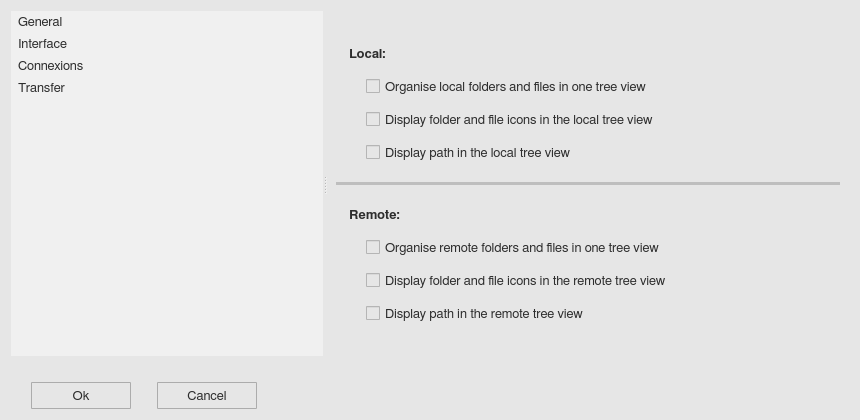
<?xml version="1.0" encoding="UTF-8"?>
<ui version="4.0">
 <class>optionWindow</class>
 <widget class="QWidget" name="optionWindow">
  <property name="geometry">
   <rect>
    <x>0</x>
    <y>0</y>
    <width>860</width>
    <height>420</height>
   </rect>
  </property>
  <property name="minimumSize">
   <size>
    <width>0</width>
    <height>0</height>
   </size>
  </property>
  <property name="maximumSize">
   <size>
    <width>16777215</width>
    <height>16777215</height>
   </size>
  </property>
  <property name="font">
   <font>
    <family>FreeSans</family>
    <pointsize>10</pointsize>
    <weight>50</weight>
    <bold>false</bold>
    <stylestrategy>PreferAntialias</stylestrategy>
    <kerning>true</kerning>
   </font>
  </property>
  <property name="windowTitle">
   <string>Options</string>
  </property>
  <property name="windowIcon">
   <iconset>
    <normaloff>icons/option_icon.svg</normaloff>icons/option_icon.svg</iconset>
  </property>
  <property name="styleSheet">
   <string notr="true">QWidget {
	background-color: rgb(230,230,230);
}</string>
  </property>
  <layout class="QGridLayout" name="gridLayout_2">
   <item row="0" column="0">
    <widget class="QSplitter" name="splitter">
     <property name="orientation">
      <enum>Qt::Horizontal</enum>
     </property>
     <widget class="QListWidget" name="variable_list">
      <property name="enabled">
       <bool>true</bool>
      </property>
      <property name="minimumSize">
       <size>
        <width>0</width>
        <height>0</height>
       </size>
      </property>
      <property name="maximumSize">
       <size>
        <width>16777215</width>
        <height>16777215</height>
       </size>
      </property>
      <property name="font">
       <font>
        <family>FreeSans</family>
        <pointsize>10</pointsize>
        <weight>50</weight>
        <bold>false</bold>
        <stylestrategy>PreferAntialias</stylestrategy>
        <kerning>true</kerning>
       </font>
      </property>
      <property name="focusPolicy">
       <enum>Qt::NoFocus</enum>
      </property>
      <property name="styleSheet">
       <string notr="true">QListWidget {
	border-radius: 0px;
	background-color:  rgb(240, 240, 240);
	color: rgb(45,45,45);
}

QListWidget:disabled {
	background-color:  rgb(200,200,200);
    color: rgb(45,45,45);
}

QListView::item {
	border: 0px solid rgb(240,240,240);
	border-radius: 3px;
    padding: 1px 1px 1px 1px;
    margin: 3px 3px 3px 3px;
}

QListView::item:selected {
	border: 0px solid rgb(240,240,240);
	border-radius: 3px;
}

QListView::item:selected:!active {
	background: rgb(200,200,200);
}

QListView::item:selected:active {
	background: rgb(200,200,200);
}

QListView::item:hover {
	background: rgb(230,230,230);
	border-radius: 3px;
}

QScrollBar:vertical {
  border: 1px solid white;
  background-color: rgb(240, 240, 240);
  width: 20px;
  margin: 21px 0px 21px 0px;
}

QScrollBar:horizontal {
  border: 1px solid white;
  background-color: rgb(240, 240, 240);
  height: 20px;
  margin: 0px 21px 0px 21px;
}

QScrollBar::handle:vertical {
  background-color: rgb(205, 205, 205);
  min-height: 25px;
}

QScrollBar:handle:vertical:hover {
  background-color: rgb(166, 166, 166);
}

QScrollBar:handle:vertical:pressed {
  background-color: rgb(96, 96, 96);
}

QScrollBar::handle:horizontal {
  background-color: rgb(205, 205, 205);
  min-width: 25px;
}

QScrollBar:handle:horizontal:hover {
  background-color: rgb(166, 166, 166);
}

QScrollBar:handle:horizontal:pressed {
  background-color: rgb(96, 96, 96);
}

QScrollBar::add-line:vertical {
  border-top: 1px solid rgb(240,240,240);
  border-left: 1px solid white;
  border-right: 1px solid white;
  border-bottom: 1px solid white;
  background-color: rgb(240, 240, 240);
  height: 20px;
  subcontrol-position: bottom;
  subcontrol-origin: margin;
  border-bottom-right-radius: 0px;
}

QScrollBar::add-line:vertical:hover {
  background-color: rgb(218, 218, 218);
}

QScrollBar::add-line:vertical:pressed {
  background-color: rgb(96, 96, 96);
}

QScrollBar::sub-line:vertical {
  border-top: 1px solid white;
  border-left: 1px solid white;
  border-right: 1px solid white;
  border-bottom: 1px solid rgb(240,240,240);
  background-color: rgb(240, 240, 240);
  height: 20px;
  subcontrol-position: top;
  subcontrol-origin: margin;
  border-top-right-radius: 0px;
}

QScrollBar::sub-line:vertical:hover {
  background-color: rgb(218, 218, 218);
}

QScrollBar::sub-line:vertical:pressed {
  background-color: rgb(96, 96, 96);
}

QScrollBar::up-arrow:vertical {
  image: url(icons/up_arrow_icon.svg); 
  width: 16px;
  height: 16px;
}

QScrollBar::up-arrow:vertical:pressed {
  right: -1px;
  bottom: -1px;
}

QScrollBar::down-arrow:vertical {
  image: url(icons/down_arrow_icon.svg); 
  width: 16px;
  height: 16px;
}

QScrollBar::down-arrow:vertical:pressed {
  right: -1px;
  bottom: -1px;
}

QScrollBar::add-line:horizontal {
  border-top: 1px solid white;
  border-left: 1px solid rgb(240,240,240);
  border-right: 1px solid white;
  border-bottom: 1px solid white;
  background-color: rgb(240, 240, 240);
  width: 20px;
  subcontrol-position: right;
  subcontrol-origin: margin;
  border-bottom-right-radius: 0px;
}

QScrollBar::add-line:horizontal:hover {
  background-color: rgb(218, 218, 218);
}

QScrollBar::add-line:horizontal:pressed {
  background-color: rgb(96, 96, 96);
}

QScrollBar::sub-line:horizontal {
  border-top: 1px solid white;
  border-left: 1px solid white;
  border-right: 1px solid rgb(240,240,240);
  border-bottom: 1px solid white;
  background-color: rgb(240, 240, 240);
  width: 20px;
  subcontrol-position: left;
  subcontrol-origin: margin;
border-bottom-left-radius: 0px;
}

QScrollBar::sub-line:horizontal:hover {
  background-color: rgb(218, 218, 218);
}

QScrollBar::sub-line:horizontal:pressed {
  background-color: rgb(96, 96, 96);
}

QScrollBar::left-arrow:horizontal {
  image: url(icons/left_arrow_icon.svg); 
  width: 16px;
  height: 16px;
}

QScrollBar::left-arrow:horizontal:pressed {
  right: -1px;
  bottom: -1px;
}

QScrollBar::right-arrow:horizontal {
  image: url(icons/right_arrow_icon.svg); 
  width: 16px;
  height: 16px;
}

QScrollBar::right-arrow:horizontal:pressed {
  right: -1px;
  bottom: -1px;
}</string>
      </property>
      <property name="frameShape">
       <enum>QFrame::NoFrame</enum>
      </property>
      <property name="sizeAdjustPolicy">
       <enum>QAbstractScrollArea::AdjustIgnored</enum>
      </property>
      <property name="selectionMode">
       <enum>QAbstractItemView::SingleSelection</enum>
      </property>
      <item>
       <property name="text">
        <string>General</string>
       </property>
      </item>
      <item>
       <property name="text">
        <string>Interface</string>
       </property>
      </item>
      <item>
       <property name="text">
        <string>Connexions</string>
       </property>
      </item>
      <item>
       <property name="text">
        <string>Transfer</string>
       </property>
      </item>
     </widget>
     <widget class="QScrollArea" name="option_scroll_area">
      <property name="styleSheet">
       <string notr="true">QScrollArea { background: transparent; }

QScrollArea &gt; QWidget &gt; QWidget { background: transparent; }

QScrollBar:vertical {
  border: 1px solid white;
  background-color: rgb(240, 240, 240);
  width: 20px;
  margin: 21px 0px 21px 0px;
}

QScrollBar:horizontal {
  border: 1px solid white;
  background-color: rgb(240, 240, 240);
  height: 20px;
  margin: 0px 21px 0px 21px;
}

QScrollBar::handle:vertical {
  background-color: rgb(205, 205, 205);
  min-height: 25px;
}

QScrollBar:handle:vertical:hover {
  background-color: rgb(166, 166, 166);
}

QScrollBar:handle:vertical:pressed {
  background-color: rgb(96, 96, 96);
}

QScrollBar::handle:horizontal {
  background-color: rgb(205, 205, 205);
  min-width: 25px;
}

QScrollBar:handle:horizontal:hover {
  background-color: rgb(166, 166, 166);
}

QScrollBar:handle:horizontal:pressed {
  background-color: rgb(96, 96, 96);
}

QScrollBar::add-line:vertical {
  border-top: 1px solid rgb(240,240,240);
  border-left: 1px solid white;
  border-right: 1px solid white;
  border-bottom: 1px solid white;
  background-color: rgb(240, 240, 240);
  height: 20px;
  subcontrol-position: bottom;
  subcontrol-origin: margin;
  border-bottom-right-radius: 0px;
}

QScrollBar::add-line:vertical:hover {
  background-color: rgb(218, 218, 218);
}

QScrollBar::add-line:vertical:pressed {
  background-color: rgb(96, 96, 96);
}

QScrollBar::sub-line:vertical {
  border-top: 1px solid white;
  border-left: 1px solid white;
  border-right: 1px solid white;
  border-bottom: 1px solid rgb(240,240,240);
  background-color: rgb(240, 240, 240);
  height: 20px;
  subcontrol-position: top;
  subcontrol-origin: margin;
  border-top-right-radius: 0px;
}

QScrollBar::sub-line:vertical:hover {
  background-color: rgb(218, 218, 218);
}

QScrollBar::sub-line:vertical:pressed {
  background-color: rgb(96, 96, 96);
}

QScrollBar::up-arrow:vertical {
  image: url(icons/up_arrow_icon.svg); 
  width: 16px;
  height: 16px;
}

QScrollBar::up-arrow:vertical:pressed {
  right: -1px;
  bottom: -1px;
}

QScrollBar::down-arrow:vertical {
  image: url(icons/down_arrow_icon.svg); 
  width: 16px;
  height: 16px;
}

QScrollBar::down-arrow:vertical:pressed {
  right: -1px;
  bottom: -1px;
}

QScrollBar::add-line:horizontal {
  border-top: 1px solid white;
  border-left: 1px solid rgb(240,240,240);
  border-right: 1px solid white;
  border-bottom: 1px solid white;
  background-color: rgb(240, 240, 240);
  width: 20px;
  subcontrol-position: right;
  subcontrol-origin: margin;
  border-bottom-right-radius: 0px;
}

QScrollBar::add-line:horizontal:hover {
  background-color: rgb(218, 218, 218);
}

QScrollBar::add-line:horizontal:pressed {
  background-color: rgb(96, 96, 96);
}

QScrollBar::sub-line:horizontal {
  border-top: 1px solid white;
  border-left: 1px solid white;
  border-right: 1px solid rgb(240,240,240);
  border-bottom: 1px solid white;
  background-color: rgb(240, 240, 240);
  width: 20px;
  subcontrol-position: left;
  subcontrol-origin: margin;
border-bottom-left-radius: 0px;
}

QScrollBar::sub-line:horizontal:hover {
  background-color: rgb(218, 218, 218);
}

QScrollBar::sub-line:horizontal:pressed {
  background-color: rgb(96, 96, 96);
}

QScrollBar::left-arrow:horizontal {
  image: url(icons/left_arrow_icon.svg); 
  width: 16px;
  height: 16px;
}

QScrollBar::left-arrow:horizontal:pressed {
  right: -1px;
  bottom: -1px;
}

QScrollBar::right-arrow:horizontal {
  image: url(icons/right_arrow_icon.svg); 
  width: 16px;
  height: 16px;
}

QScrollBar::right-arrow:horizontal:pressed {
  right: -1px;
  bottom: -1px;
}</string>
      </property>
      <property name="frameShape">
       <enum>QFrame::NoFrame</enum>
      </property>
      <property name="widgetResizable">
       <bool>true</bool>
      </property>
      <widget class="QWidget" name="scrollAreaWidgetContents_2">
       <property name="geometry">
        <rect>
         <x>0</x>
         <y>0</y>
         <width>605</width>
         <height>347</height>
        </rect>
       </property>
       <layout class="QGridLayout" name="gridLayout">
        <item row="0" column="0">
         <layout class="QVBoxLayout" name="ow_vertical_layout">
          <item>
           <layout class="QHBoxLayout" name="horizontalLayout_4">
            <item>
             <widget class="QLabel" name="ow_label_6">
              <property name="minimumSize">
               <size>
                <width>0</width>
                <height>27</height>
               </size>
              </property>
              <property name="maximumSize">
               <size>
                <width>16777215</width>
                <height>27</height>
               </size>
              </property>
              <property name="font">
               <font>
                <family>FreeSans</family>
                <pointsize>10</pointsize>
                <weight>75</weight>
                <bold>true</bold>
                <stylestrategy>PreferAntialias</stylestrategy>
                <kerning>true</kerning>
               </font>
              </property>
              <property name="styleSheet">
               <string notr="true">QLabel {
    color: rgb(45,45,45);
    margin-left: 10px;
}</string>
              </property>
              <property name="text">
               <string>Local:</string>
              </property>
              <property name="alignment">
               <set>Qt::AlignLeading|Qt::AlignLeft|Qt::AlignVCenter</set>
              </property>
             </widget>
            </item>
            <item>
             <spacer name="horizontalSpacer">
              <property name="orientation">
               <enum>Qt::Horizontal</enum>
              </property>
              <property name="sizeHint" stdset="0">
               <size>
                <width>40</width>
                <height>20</height>
               </size>
              </property>
             </spacer>
            </item>
           </layout>
          </item>
          <item>
           <layout class="QHBoxLayout" name="horizontalLayout_8">
            <item>
             <spacer name="horizontalSpacer_8">
              <property name="orientation">
               <enum>Qt::Horizontal</enum>
              </property>
              <property name="sizeType">
               <enum>QSizePolicy::Fixed</enum>
              </property>
              <property name="sizeHint" stdset="0">
               <size>
                <width>30</width>
                <height>20</height>
               </size>
              </property>
             </spacer>
            </item>
            <item>
             <layout class="QGridLayout" name="gridLayout_3">
              <item row="0" column="0">
               <widget class="QCheckBox" name="ow_checkbox_2">
                <property name="minimumSize">
                 <size>
                  <width>0</width>
                  <height>27</height>
                 </size>
                </property>
                <property name="maximumSize">
                 <size>
                  <width>16777215</width>
                  <height>27</height>
                 </size>
                </property>
                <property name="font">
                 <font>
                  <family>FreeSans</family>
                  <pointsize>10</pointsize>
                  <stylestrategy>PreferAntialias</stylestrategy>
                  <kerning>true</kerning>
                 </font>
                </property>
                <property name="styleSheet">
                 <string notr="true">QCheckBox {
    color: rgb(45,45,45);
}</string>
                </property>
                <property name="text">
                 <string>Organise local folders and files in one tree view</string>
                </property>
               </widget>
              </item>
              <item row="0" column="1">
               <widget class="QToolButton" name="ow_infoButton_7">
                <property name="maximumSize">
                 <size>
                  <width>27</width>
                  <height>27</height>
                 </size>
                </property>
                <property name="styleSheet">
                 <string notr="true">QToolButton {
	border: 1px solid transparent;
	background-color: transparent;
	width: 27px;
	height: 27px;
}

QToolButton:flat {
	border: none;
}</string>
                </property>
                <property name="text">
                 <string/>
                </property>
                <property name="icon">
                 <iconset>
                  <normaloff>icons/info_icon.svg</normaloff>icons/info_icon.svg</iconset>
                </property>
                <property name="iconSize">
                 <size>
                  <width>23</width>
                  <height>23</height>
                 </size>
                </property>
                <property name="autoRaise">
                 <bool>false</bool>
                </property>
               </widget>
              </item>
              <item row="1" column="0">
               <widget class="QCheckBox" name="ow_checkbox_4">
                <property name="minimumSize">
                 <size>
                  <width>0</width>
                  <height>27</height>
                 </size>
                </property>
                <property name="maximumSize">
                 <size>
                  <width>16777215</width>
                  <height>27</height>
                 </size>
                </property>
                <property name="font">
                 <font>
                  <family>FreeSans</family>
                  <pointsize>10</pointsize>
                  <stylestrategy>PreferAntialias</stylestrategy>
                  <kerning>true</kerning>
                 </font>
                </property>
                <property name="styleSheet">
                 <string notr="true">QCheckBox {
    color: rgb(45,45,45);
}</string>
                </property>
                <property name="text">
                 <string>Display folder and file icons in the local tree view</string>
                </property>
               </widget>
              </item>
              <item row="1" column="1">
               <widget class="QToolButton" name="ow_infoButton_8">
                <property name="maximumSize">
                 <size>
                  <width>27</width>
                  <height>27</height>
                 </size>
                </property>
                <property name="styleSheet">
                 <string notr="true">QToolButton {
	border: 1px solid transparent;
	background-color: transparent;
	width: 27px;
	height: 27px;
}

QToolButton:flat {
	border: none;
}</string>
                </property>
                <property name="text">
                 <string/>
                </property>
                <property name="icon">
                 <iconset>
                  <normaloff>icons/info_icon.svg</normaloff>icons/info_icon.svg</iconset>
                </property>
                <property name="iconSize">
                 <size>
                  <width>23</width>
                  <height>23</height>
                 </size>
                </property>
                <property name="autoRaise">
                 <bool>false</bool>
                </property>
               </widget>
              </item>
              <item row="2" column="0">
               <widget class="QCheckBox" name="ow_checkbox_6">
                <property name="minimumSize">
                 <size>
                  <width>0</width>
                  <height>27</height>
                 </size>
                </property>
                <property name="maximumSize">
                 <size>
                  <width>16777215</width>
                  <height>27</height>
                 </size>
                </property>
                <property name="font">
                 <font>
                  <family>FreeSans</family>
                  <pointsize>10</pointsize>
                  <stylestrategy>PreferAntialias</stylestrategy>
                  <kerning>true</kerning>
                 </font>
                </property>
                <property name="styleSheet">
                 <string notr="true">QCheckBox {
    color: rgb(45,45,45);
}</string>
                </property>
                <property name="text">
                 <string>Display path in the local tree view</string>
                </property>
               </widget>
              </item>
              <item row="2" column="1">
               <widget class="QToolButton" name="ow_infoButton_9">
                <property name="maximumSize">
                 <size>
                  <width>27</width>
                  <height>27</height>
                 </size>
                </property>
                <property name="styleSheet">
                 <string notr="true">QToolButton {
	border: 1px solid transparent;
	background-color: transparent;
	width: 27px;
	height: 27px;
}

QToolButton:flat {
	border: none;
}</string>
                </property>
                <property name="text">
                 <string/>
                </property>
                <property name="icon">
                 <iconset>
                  <normaloff>icons/info_icon.svg</normaloff>icons/info_icon.svg</iconset>
                </property>
                <property name="iconSize">
                 <size>
                  <width>23</width>
                  <height>23</height>
                 </size>
                </property>
                <property name="autoRaise">
                 <bool>false</bool>
                </property>
               </widget>
              </item>
             </layout>
            </item>
            <item>
             <spacer name="horizontalSpacer_13">
              <property name="orientation">
               <enum>Qt::Horizontal</enum>
              </property>
              <property name="sizeHint" stdset="0">
               <size>
                <width>40</width>
                <height>20</height>
               </size>
              </property>
             </spacer>
            </item>
           </layout>
          </item>
          <item>
           <layout class="QVBoxLayout" name="verticalLayout_3">
            <item>
             <spacer name="verticalSpacer_8">
              <property name="orientation">
               <enum>Qt::Vertical</enum>
              </property>
              <property name="sizeType">
               <enum>QSizePolicy::Fixed</enum>
              </property>
              <property name="sizeHint" stdset="0">
               <size>
                <width>14</width>
                <height>10</height>
               </size>
              </property>
             </spacer>
            </item>
            <item>
             <widget class="Line" name="line_4">
              <property name="styleSheet">
               <string notr="true">QFrame {
    background: rgb(190,190,190);
    height: 5px;
    border: 0px solid black;
}</string>
              </property>
              <property name="orientation">
               <enum>Qt::Horizontal</enum>
              </property>
             </widget>
            </item>
            <item>
             <spacer name="verticalSpacer_9">
              <property name="orientation">
               <enum>Qt::Vertical</enum>
              </property>
              <property name="sizeType">
               <enum>QSizePolicy::Fixed</enum>
              </property>
              <property name="sizeHint" stdset="0">
               <size>
                <width>14</width>
                <height>10</height>
               </size>
              </property>
             </spacer>
            </item>
           </layout>
          </item>
          <item>
           <layout class="QHBoxLayout" name="horizontalLayout_5">
            <item>
             <widget class="QLabel" name="ow_label_7">
              <property name="minimumSize">
               <size>
                <width>0</width>
                <height>27</height>
               </size>
              </property>
              <property name="maximumSize">
               <size>
                <width>16777215</width>
                <height>27</height>
               </size>
              </property>
              <property name="font">
               <font>
                <family>FreeSans</family>
                <pointsize>10</pointsize>
                <weight>75</weight>
                <bold>true</bold>
                <stylestrategy>PreferAntialias</stylestrategy>
                <kerning>true</kerning>
               </font>
              </property>
              <property name="styleSheet">
               <string notr="true">QLabel {
    color: rgb(45,45,45);
    margin-left: 10px;
}</string>
              </property>
              <property name="text">
               <string>Remote:</string>
              </property>
              <property name="alignment">
               <set>Qt::AlignLeading|Qt::AlignLeft|Qt::AlignVCenter</set>
              </property>
             </widget>
            </item>
            <item>
             <spacer name="horizontalSpacer_7">
              <property name="orientation">
               <enum>Qt::Horizontal</enum>
              </property>
              <property name="sizeHint" stdset="0">
               <size>
                <width>40</width>
                <height>20</height>
               </size>
              </property>
             </spacer>
            </item>
           </layout>
          </item>
          <item>
           <layout class="QHBoxLayout" name="horizontalLayout_10">
            <item>
             <spacer name="horizontalSpacer_16">
              <property name="orientation">
               <enum>Qt::Horizontal</enum>
              </property>
              <property name="sizeType">
               <enum>QSizePolicy::Fixed</enum>
              </property>
              <property name="sizeHint" stdset="0">
               <size>
                <width>30</width>
                <height>20</height>
               </size>
              </property>
             </spacer>
            </item>
            <item>
             <layout class="QGridLayout" name="gridLayout_4">
              <item row="0" column="0">
               <widget class="QCheckBox" name="ow_checkbox_3">
                <property name="minimumSize">
                 <size>
                  <width>0</width>
                  <height>27</height>
                 </size>
                </property>
                <property name="maximumSize">
                 <size>
                  <width>16777215</width>
                  <height>27</height>
                 </size>
                </property>
                <property name="font">
                 <font>
                  <family>FreeSans</family>
                  <pointsize>10</pointsize>
                  <stylestrategy>PreferAntialias</stylestrategy>
                  <kerning>true</kerning>
                 </font>
                </property>
                <property name="styleSheet">
                 <string notr="true">QCheckBox {
    color: rgb(45,45,45);
}</string>
                </property>
                <property name="text">
                 <string>Organise remote folders and files in one tree view</string>
                </property>
               </widget>
              </item>
              <item row="0" column="1">
               <widget class="QToolButton" name="ow_infoButton_10">
                <property name="maximumSize">
                 <size>
                  <width>27</width>
                  <height>27</height>
                 </size>
                </property>
                <property name="styleSheet">
                 <string notr="true">QToolButton {
	border: 1px solid transparent;
	background-color: transparent;
	width: 27px;
	height: 27px;
}

QToolButton:flat {
	border: none;
}</string>
                </property>
                <property name="text">
                 <string/>
                </property>
                <property name="icon">
                 <iconset>
                  <normaloff>icons/info_icon.svg</normaloff>icons/info_icon.svg</iconset>
                </property>
                <property name="iconSize">
                 <size>
                  <width>23</width>
                  <height>23</height>
                 </size>
                </property>
                <property name="autoRaise">
                 <bool>false</bool>
                </property>
               </widget>
              </item>
              <item row="1" column="0">
               <widget class="QCheckBox" name="ow_checkbox_5">
                <property name="minimumSize">
                 <size>
                  <width>0</width>
                  <height>27</height>
                 </size>
                </property>
                <property name="maximumSize">
                 <size>
                  <width>16777215</width>
                  <height>27</height>
                 </size>
                </property>
                <property name="font">
                 <font>
                  <family>FreeSans</family>
                  <pointsize>10</pointsize>
                  <stylestrategy>PreferAntialias</stylestrategy>
                  <kerning>true</kerning>
                 </font>
                </property>
                <property name="styleSheet">
                 <string notr="true">QCheckBox {
    color: rgb(45,45,45);
}</string>
                </property>
                <property name="text">
                 <string>Display folder and file icons in the remote tree view</string>
                </property>
               </widget>
              </item>
              <item row="1" column="1">
               <widget class="QToolButton" name="ow_infoButton_11">
                <property name="maximumSize">
                 <size>
                  <width>27</width>
                  <height>27</height>
                 </size>
                </property>
                <property name="styleSheet">
                 <string notr="true">QToolButton {
	border: 1px solid transparent;
	background-color: transparent;
	width: 27px;
	height: 27px;
}

QToolButton:flat {
	border: none;
}</string>
                </property>
                <property name="text">
                 <string/>
                </property>
                <property name="icon">
                 <iconset>
                  <normaloff>icons/info_icon.svg</normaloff>icons/info_icon.svg</iconset>
                </property>
                <property name="iconSize">
                 <size>
                  <width>23</width>
                  <height>23</height>
                 </size>
                </property>
                <property name="autoRaise">
                 <bool>false</bool>
                </property>
               </widget>
              </item>
              <item row="2" column="0">
               <widget class="QCheckBox" name="ow_checkbox_7">
                <property name="minimumSize">
                 <size>
                  <width>0</width>
                  <height>27</height>
                 </size>
                </property>
                <property name="maximumSize">
                 <size>
                  <width>16777215</width>
                  <height>27</height>
                 </size>
                </property>
                <property name="font">
                 <font>
                  <family>FreeSans</family>
                  <pointsize>10</pointsize>
                  <stylestrategy>PreferAntialias</stylestrategy>
                  <kerning>true</kerning>
                 </font>
                </property>
                <property name="styleSheet">
                 <string notr="true">QCheckBox {
    color: rgb(45,45,45);
}</string>
                </property>
                <property name="text">
                 <string>Display path in the remote tree view</string>
                </property>
               </widget>
              </item>
              <item row="2" column="1">
               <widget class="QToolButton" name="ow_infoButton_12">
                <property name="maximumSize">
                 <size>
                  <width>27</width>
                  <height>27</height>
                 </size>
                </property>
                <property name="styleSheet">
                 <string notr="true">QToolButton {
	border: 1px solid transparent;
	background-color: transparent;
	width: 27px;
	height: 27px;
}

QToolButton:flat {
	border: none;
}</string>
                </property>
                <property name="text">
                 <string/>
                </property>
                <property name="icon">
                 <iconset>
                  <normaloff>icons/info_icon.svg</normaloff>icons/info_icon.svg</iconset>
                </property>
                <property name="iconSize">
                 <size>
                  <width>23</width>
                  <height>23</height>
                 </size>
                </property>
                <property name="autoRaise">
                 <bool>false</bool>
                </property>
               </widget>
              </item>
             </layout>
            </item>
            <item>
             <spacer name="horizontalSpacer_15">
              <property name="orientation">
               <enum>Qt::Horizontal</enum>
              </property>
              <property name="sizeHint" stdset="0">
               <size>
                <width>40</width>
                <height>20</height>
               </size>
              </property>
             </spacer>
            </item>
           </layout>
          </item>
         </layout>
        </item>
       </layout>
      </widget>
     </widget>
    </widget>
   </item>
   <item row="1" column="0">
    <spacer name="verticalSpacer_3">
     <property name="orientation">
      <enum>Qt::Vertical</enum>
     </property>
     <property name="sizeType">
      <enum>QSizePolicy::Fixed</enum>
     </property>
     <property name="sizeHint" stdset="0">
      <size>
       <width>20</width>
       <height>20</height>
      </size>
     </property>
    </spacer>
   </item>
   <item row="2" column="0">
    <layout class="QHBoxLayout" name="horizontalLayout_2">
     <item>
      <spacer name="horizontalSpacer_3">
       <property name="orientation">
        <enum>Qt::Horizontal</enum>
       </property>
       <property name="sizeType">
        <enum>QSizePolicy::Fixed</enum>
       </property>
       <property name="sizeHint" stdset="0">
        <size>
         <width>20</width>
         <height>20</height>
        </size>
       </property>
      </spacer>
     </item>
     <item>
      <widget class="QToolButton" name="ow_ok_button">
       <property name="minimumSize">
        <size>
         <width>100</width>
         <height>27</height>
        </size>
       </property>
       <property name="maximumSize">
        <size>
         <width>100</width>
         <height>27</height>
        </size>
       </property>
       <property name="font">
        <font>
         <family>FreeSans</family>
         <pointsize>10</pointsize>
         <weight>50</weight>
         <bold>false</bold>
         <stylestrategy>PreferDefault</stylestrategy>
         <kerning>true</kerning>
        </font>
       </property>
       <property name="styleSheet">
        <string notr="true">QToolButton {
	border: 1px solid #acacac;
	border-radius: 1px;
	background-color: qlineargradient(x1:0, y1:0, x2:0, y2:1,
									stop:0 #f0f0f0, stop:1 #e5e5e5);
    color: rgb(45,45,45);
}

QToolButton:hover {
	border: 1px solid #7eb4ea;
	border-radius: 1px;
	background-color: qlineargradient(x1:0, y1:0, x2:0, y2:1,
									stop:0 #ecf4fc, stop:1 #dcecfc);
}

QToolButton:pressed {
	border: 1px solid #579de5;
	border-radius: 1px;
	background-color: qlineargradient(x1:0, y1:0, x2:0, y2:1,
									stop:0 #daecfc, stop:1 #c4e0fc);
}</string>
       </property>
       <property name="text">
        <string>Ok</string>
       </property>
      </widget>
     </item>
     <item>
      <spacer name="horizontalSpacer_5">
       <property name="orientation">
        <enum>Qt::Horizontal</enum>
       </property>
       <property name="sizeType">
        <enum>QSizePolicy::Fixed</enum>
       </property>
       <property name="sizeHint" stdset="0">
        <size>
         <width>20</width>
         <height>20</height>
        </size>
       </property>
      </spacer>
     </item>
     <item>
      <widget class="QToolButton" name="ow_cancel_button">
       <property name="minimumSize">
        <size>
         <width>100</width>
         <height>27</height>
        </size>
       </property>
       <property name="maximumSize">
        <size>
         <width>100</width>
         <height>27</height>
        </size>
       </property>
       <property name="font">
        <font>
         <family>FreeSans</family>
         <pointsize>10</pointsize>
         <weight>50</weight>
         <bold>false</bold>
         <stylestrategy>PreferDefault</stylestrategy>
         <kerning>true</kerning>
        </font>
       </property>
       <property name="styleSheet">
        <string notr="true">QToolButton {
	border: 1px solid #acacac;
	border-radius: 1px;
	background-color: qlineargradient(x1:0, y1:0, x2:0, y2:1,
									stop:0 #f0f0f0, stop:1 #e5e5e5);
    color: rgb(45,45,45);
}

QToolButton:hover {
	border: 1px solid #7eb4ea;
	border-radius: 1px;
	background-color: qlineargradient(x1:0, y1:0, x2:0, y2:1,
									stop:0 #ecf4fc, stop:1 #dcecfc);
}

QToolButton:pressed {
	border: 1px solid #579de5;
	border-radius: 1px;
	background-color: qlineargradient(x1:0, y1:0, x2:0, y2:1,
									stop:0 #daecfc, stop:1 #c4e0fc);
}</string>
       </property>
       <property name="text">
        <string>Cancel</string>
       </property>
      </widget>
     </item>
     <item>
      <spacer name="horizontalSpacer_4">
       <property name="orientation">
        <enum>Qt::Horizontal</enum>
       </property>
       <property name="sizeHint" stdset="0">
        <size>
         <width>40</width>
         <height>20</height>
        </size>
       </property>
      </spacer>
     </item>
    </layout>
   </item>
  </layout>
 </widget>
 <resources/>
 <connections/>
</ui>
